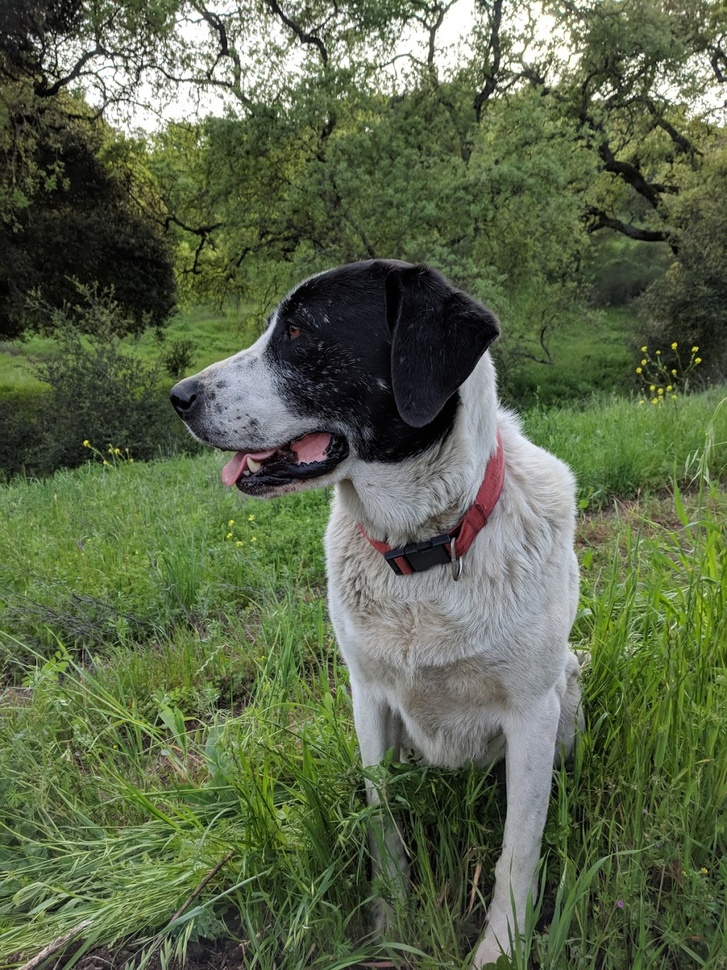
#> input picture DATA/sammy.jpg, 727 x 970 px, shrunk from 1025 x 1367 before the run
$ jupyter execute DetectObject.ipynb   (shell and % lines are left out)
#> lines starting #> are read from the running program, lines starting #| are printed output that depends on the picture
# Object Detection in Open CV

[cell 1]
# Open image in openCv
import numpy as np
import matplotlib.pyplot as plt
import cv2

## 1. Template Matching
* Matching part of image to big image

[cell 2]
full = cv2.imread('DATA/sammy.jpg')
#> full is the input picture: shape (970, 727, 3); mean B, G, R 74.2, 102.6, 91.2
full = cv2.cvtColor(full,cv2.COLOR_BGR2RGB)

[cell 3]
plt.imshow(full)

[cell 4]
face = cv2.imread('DATA/sammy_face.jpg')
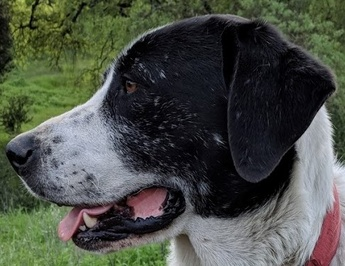
#> input picture DATA/sammy_face.jpg, 345 x 266 px, shrunk from 486 x 375 before the run
#> face is the input picture: shape (266, 345, 3); mean B, G, R 70, 78.7, 74.3
face = cv2.cvtColor(face,cv2.COLOR_BGR2RGB)
plt.imshow(face)

* Try to match the dog face to the full body picture

[cell 5]
# List of template matching algorithm
methods = ['cv2.TM_CCOEFF', 'cv2.TM_CCOEFF_NORMED', 'cv2.TM_CCORR','cv2.TM_CCORR_NORMED', 'cv2.TM_SQDIFF', 'cv2.TM_SQDIFF_NORMED']

[cell 6]
for m in methods:

    # Create copy of image so we not mess up the original
    full_copy = full.copy()
    method = eval(m) # use eval to change string to same name funtion/mehod

    #template matching
    # find the top left point of small picture in big picture
    res = cv2.matchTemplate(full_copy,face,method)
    # return the heatmap of template matching in array
    min_val,max_val,min_loc,max_loc = cv2.minMaxLoc(res) #find global max,min in array
    if method in [cv2.TM_SQDIFF,cv2.TM_SQDIFF_NORMED]:
        top_left = min_loc
    else:
        top_left = max_loc

    height,width,channel = face.shape
    bottom_right = (top_left[0]+width,top_left[1]+height)
    cv2.rectangle(full_copy,top_left,bottom_right,(255,0,0),10)

    #plot and show
    plt.subplot(121)
    plt.imshow(res)
    plt.title('HEATMAP TEMP MATCH')

    plt.subplot(122)
    plt.imshow(full_copy)
    plt.title('DECTECTION TEMP')
    plt.suptitle(m)

    plt.show()
#> this loop made 6 passes
#> (min_val, max_val, min_loc, top_left, bottom_right) on passes 1 to 4: (-369489728, 868100096, (0, 7), (164, 245), (509, 511)), (-0.333, 0.994, (0, 10), (164, 245), (509, 511)), (1.13e+09, 2.63e+09, (47, 150), (237, 465), (582, 731)), (0.5, 0.998, (0, 38), (164, 245), (509, 511))
#> (min_val, max_val, max_loc, top_left, bottom_right) on passes 5 to 6: (11168485, 3.14e+09, (0, 0), (164, 245), (509, 511)), (0.00463, 1, (0, 0), (164, 245), (509, 511))
#> pass 1, `res = cv2.matchTemplate(full_copy,face,method)`:
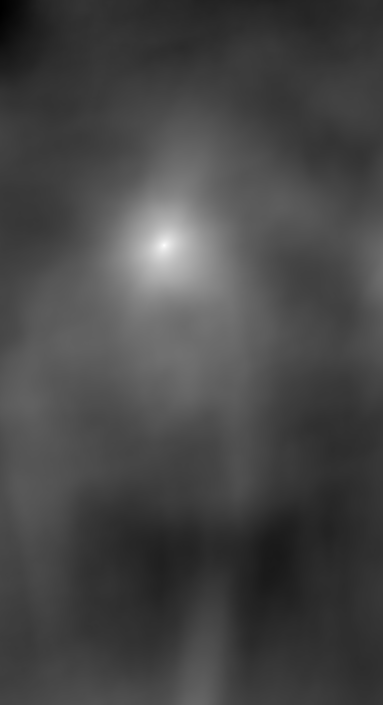
#> res: shape (705, 383) float32; min -369489728, max 868100096, mean -27078664; drawn with min black and max white
#> after the loop:
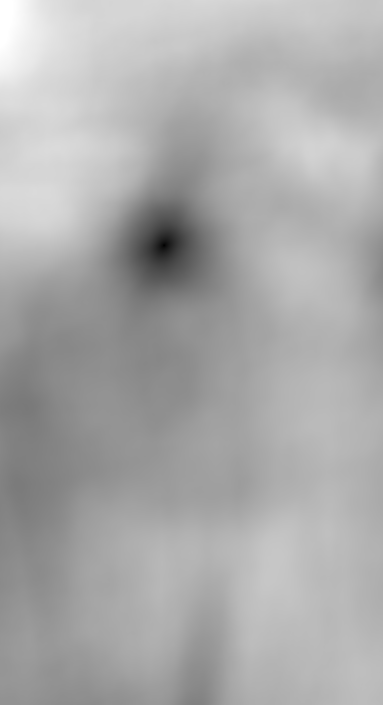
#> res: shape (705, 383) float32; min 0.00463, max 1, mean 0.669

## 2. Corner Detection
* Find corner in image

### 2.1 Harris corner algorithm

[cell 7]
flat_chess = cv2.imread('DATA/flat_chessboard.png')
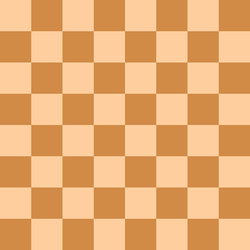
#> input picture DATA/flat_chessboard.png, 250 x 250 px, shrunk from 352 x 352 before the run
#> flat_chess is the input picture: shape (250, 250, 3); mean B, G, R 114.5, 172.5, 231.8
flat_chess = cv2.cvtColor(flat_chess,cv2.COLOR_BGR2RGB)
plt.imshow(flat_chess)

[cell 8]
gray_flat_chess = cv2.cvtColor(flat_chess,cv2.COLOR_BGR2GRAY)
plt.imshow(gray_flat_chess,cmap='gray')

[cell 9]
real_chess = cv2.imread('DATA/real_chessboard.jpg')
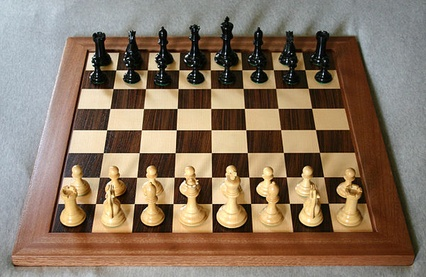
#> input picture DATA/real_chessboard.jpg, 426 x 277 px, shrunk from 600 x 390 before the run
#> real_chess is the input picture: shape (277, 426, 3); mean B, G, R 98.3, 117.7, 137.5
real_chess = cv2.cvtColor(real_chess,cv2.COLOR_BGR2RGB)
plt.imshow(real_chess)

[cell 10]
gray_real_chess = cv2.cvtColor(real_chess,cv2.COLOR_BGR2GRAY)
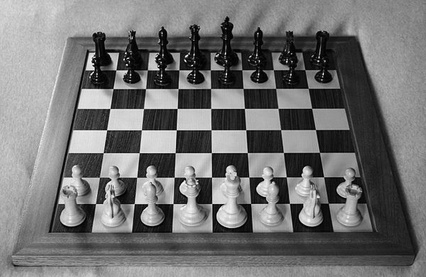
#> gray_real_chess: shape (277, 426); min 0, max 251, mean 114.2
plt.imshow(gray_real_chess,cmap='gray')

[cell 11]
gray = np.float32(gray_flat_chess)

[cell 12]
dst = cv2.cornerHarris(src=gray,blockSize=2,ksize=3,k=0.04)

[cell 13]
dst = cv2.dilate(dst,None)

[cell 14]
flat_chess[dst>0.01*dst.max()] = [255,0,0]
#> flat_chess: shape (250, 250, 3); mean R, G, B 232.4, 168.2, 111.6
plt.imshow(flat_chess)

[cell 15]
gray = np.float32(gray_real_chess)
#> gray: shape (277, 426) float32
dst = cv2.cornerHarris(src=gray,blockSize=2,ksize=3,k=0.04)
#> dst: shape (277, 426) float32
dst = cv2.dilate(dst,None)
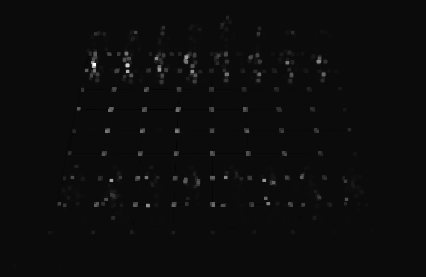
#> dst: shape (277, 426) float32; min -9159950, max 189262352, mean 1178650.9; drawn with min black and max white

[cell 16]
real_chess[dst>0.01*dst.max()] = [255,0,0]
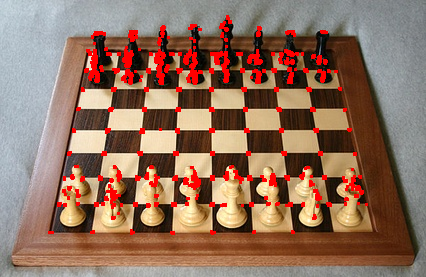
#> real_chess: shape (277, 426, 3); mean R, G, B 145.5, 112.5, 94.4
plt.imshow(real_chess)

### 2.2 Shi-Tomashi Algorithm

[cell 17]
flat_chess = cv2.imread('DATA/flat_chessboard.png')
flat_chess = cv2.cvtColor(flat_chess,cv2.COLOR_BGR2RGB)
real_chess = cv2.imread('DATA/real_chessboard.jpg')
real_chess = cv2.cvtColor(real_chess,cv2.COLOR_BGR2RGB)
gray_flat_chess = cv2.cvtColor(flat_chess,cv2.COLOR_BGR2GRAY)
gray_real_chess = cv2.cvtColor(real_chess,cv2.COLOR_BGR2GRAY)

[cell 18]
corners = cv2.goodFeaturesToTrack(gray_flat_chess,20,0.01,10)
#> corners = 20 rows, first 8: [219, 219], [94, 219], [155, 155], [30, 155], [219, 94], [94, 94], [155, 30], [30, 30]
corners = np.int0(corners)
for i in corners:
    x,y = i.ravel()
    cv2.circle(flat_chess,(x,y),3,(255,0,0),-1)
#> this loop made 20 passes
#> (x, y) on passes 1 to 12: (219, 219), (94, 219), (155, 155), (30, 155), (219, 94), (94, 94), (155, 30), (30, 30), (155, 219), (30, 219), (219, 155), (94, 155)
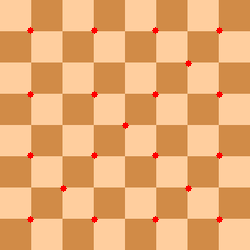
#> flat_chess: shape (250, 250, 3); mean R, G, B 232.1, 170.9, 113.4
plt.imshow(flat_chess)

[cell 19]
corners = cv2.goodFeaturesToTrack(gray_real_chess,80,0.01,10)
#> corners = 80 rows, first 8: [175, 131], [158, 69], [93, 64], [147, 205], [225, 176], [126, 71], [110, 109], [135, 203]
corners = np.int0(corners)
for i in corners:
    x,y = i.ravel()
    cv2.circle(real_chess,(x,y),3,(255,0,0),-1)
#> this loop made 80 passes
#> (x, y) on passes 1 to 12: (175, 131), (158, 69), (93, 64), (147, 205), (225, 176), (126, 71), (110, 109), (135, 203), (318, 61), (106, 130), (212, 152), (176, 152)
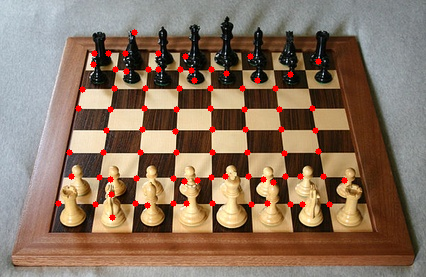
#> real_chess: shape (277, 426, 3); mean R, G, B 139.9, 115.5, 96.6
plt.imshow(real_chess)
